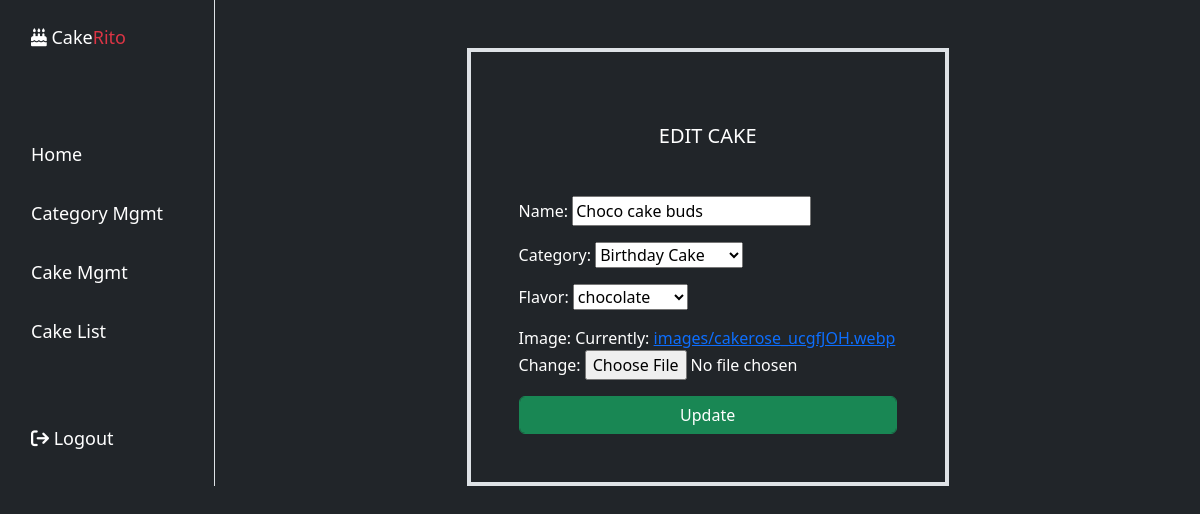
The app's page /cake/7/edit/ (signed in) with its own data.
### delight/models.py (models this page shows, shortened)
class cakes(models.Model):
    name=models.CharField(max_length=200)
    category=models.ForeignKey(Category,null=True,on_delete=models.SET_NULL)
    options=(
        ("chocolate","chocolate"),
        ("vanilla","vanilla"),
        ("pistachio","pistachio"),
        ("tropical rum","tropical rum"),
        ("pineapple","pineapple"),
        ("red velvet","red velvet") ,
        ("strawberry","strawberry"),
    )
    flavor=models.CharField(max_length=200,choices=options,default="chocolate")
    image=models.ImageField(upload_to="images")

class Category(models.Model):
    name=models.CharField(max_length=200,unique=True)
    is_active=models.BooleanField(default=True)
    def __str__(self):
        return self.name

### delight/views.py (the view, shortened to what this page needs)
# urls.py: path("cake/<int:pk>/edit/",CakeUpdateView.as_view(),name="cake-edit"),
@method_decorator(decs,name="dispatch")
class CakeUpdateView(UpdateView):
    template_name="delight/cake_edit.html"
    model=cakes
    form_class=CakeAddForm
    success_url=reverse_lazy("cake-list")

### delight/forms.py
class CakeAddForm(forms.ModelForm):
    class Meta:
        model=cakes
        fields="__all__"

### delight/views.py (called while the page is built)
def signin_required(fn):
    def wrapper(request,*args,**kwargs):
        if not request.user.is_authenticated:
            messages.error(request,"invalid session !")
            return redirect("signin")
        else:
            return fn(request,*args,**kwargs)
    return wrapper

def is_admin(fn):
    def wrapper(request,*args,**kwargs):
        if not request.user.is_superuser:
            messages.error(request,"permission denied for current user !")
            return redirect("signin")
        else:
             return fn(request,*args,**kwargs)
    return wrapper

### delight/templates/delight/cake_edit.html (shortened to what this page needs)
{%extends "delight/base.html"%}
{%block body_block%}
<div class="container d-flex flex-column align-items-center mt-5 ">
   <div class="border border-4 border-shadow p-5">
    <h5 class="text-center mt-4 mb-5 ">EDIT CAKE</h5>
    <form action="" method="post" enctype="multipart/form-data">
        {{form.as_p}}
        <input type="submit" value="Update" class="btn btn-success form-control">
    </form>
   </div>
</div>
{%endblock%}

### records on screen
cakes: name "Choco cake buds", category "Birthday Cake", flavor "chocolate"
